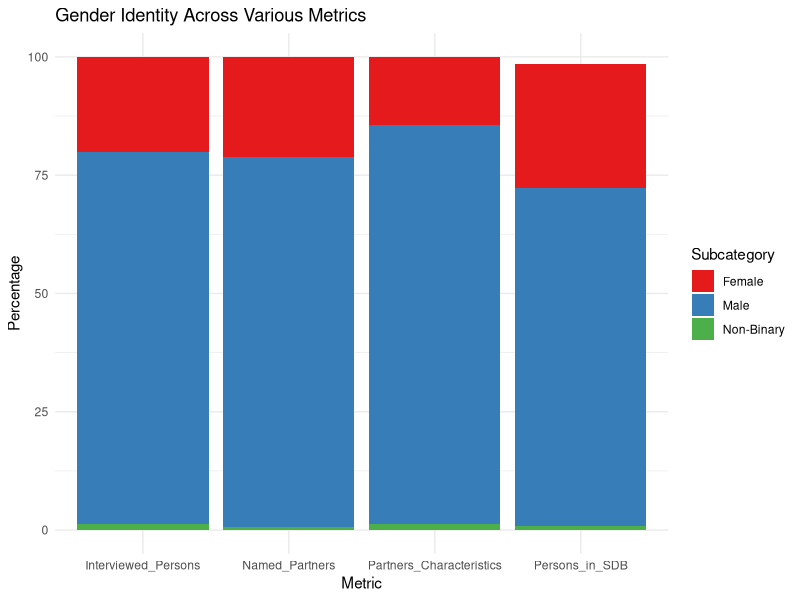

Write R code to recreate this figure.
rm(list=ls())
library(ggplot2)
library(tidyr)

# Sample data in long format
data <- data.frame(
  Subcategory = c("Male", "Female", "Non-Binary"),
  Persons_in_SDB = c(71.4, 26.1, 0.9),
  Interviewed_Persons = c(78.8, 20.0, 1.2),
  Named_Partners = c(78.3, 21.1, 0.6),
  Partners_Characteristics = c(84.4, 14.3, 1.3)
)

data_long <- tidyr::pivot_longer(data, cols = -Subcategory, names_to = "variable", values_to = "value")

ggplot(data_long, aes(fill=Subcategory, y=value, x=variable)) + 
  geom_bar(position="stack", stat="identity") +
  labs(title="Gender Identity Across Various Metrics",
       x="Metric", y="Percentage") +
  theme_minimal() +
  scale_fill_brewer(palette="Set1")


